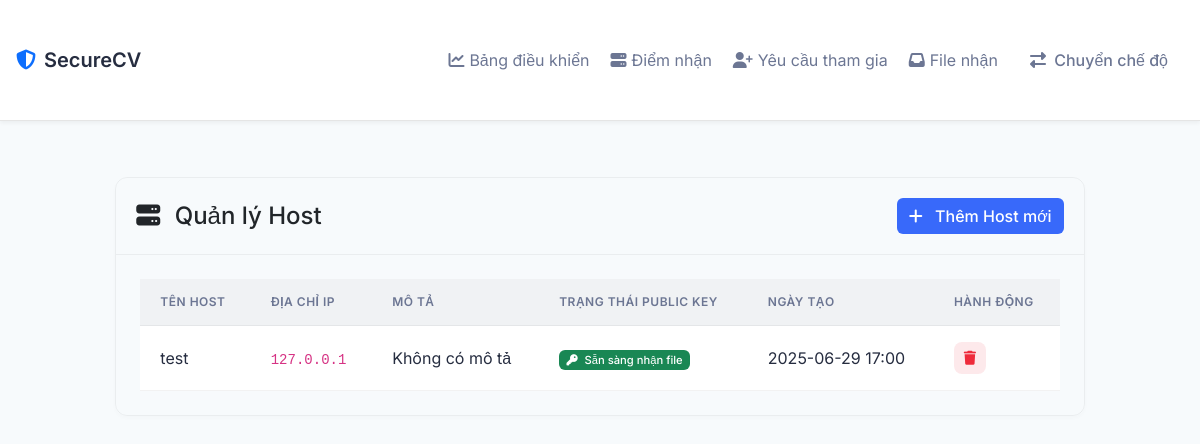
The page /receiver_hosts on the database its author committed.
### models.py (models this page shows, shortened)
class Host(db.Model):
    id = db.Column(db.Integer, primary_key=True)
    name = db.Column(db.String(100), nullable=False)
    ip_address = db.Column(db.String(45), nullable=False)
    description = db.Column(db.Text)
    has_keys = db.Column(db.Boolean, default=False, nullable=False)
    created_at = db.Column(db.DateTime, default=datetime.utcnow)
    created_by = db.Column(db.String(45))
    __table_args__ = (
        db.UniqueConstraint('name', 'ip_address', name='uix_host_name_ip'),
    )

### routes.py (the view)
@app.route('/receiver_hosts')
def receiver_hosts():
    client_ip = get_client_ip()
    hosts = Host.query.filter_by(ip_address=client_ip).all()
    return render_template('hosts.html', hosts=hosts, client_ip=client_ip)

### routes.py (called while the page is built)
def get_client_ip():
    ip = None
    if request.headers.get('X-Forwarded-For'):
        ip = request.headers.get('X-Forwarded-For').split(',')[0].strip()
    elif request.headers.get('X-Real-IP'):
        ip = request.headers.get('X-Real-IP')
    else:
        ip = request.remote_addr
    try:
        return ipaddress.ip_address(ip).exploded
    except ValueError:
        return None

### templates/hosts.html (shortened to what this page needs)
{% extends "base.html" %}
{% block content %}
<div class="row justify-content-center">
    <div class="col-lg-10">
        <div class="card mb-4">
            <div class="card-header d-flex justify-content-between align-items-center">
                <h4 class="mb-0">
                    <i class="fas fa-server me-2"></i>
                    Quản lý Host
                </h4>
                <button type="button" class="btn btn-primary" data-bs-toggle="modal" data-bs-target="#addHostModal">
                    <i class="fas fa-plus me-2"></i>
                    Thêm Host mới
                </button>
            </div>
            <div class="card-body">
                {% if hosts %}
                <div class="table-responsive">
                    <table class="table table-hover">
                        <thead>
                            <tr>
                                <th>Tên Host</th>
                                <th>Địa chỉ IP</th>
                                <th>Mô tả</th>
                                <th>Trạng thái Public Key</th>
                                <th>Ngày tạo</th>
                                <th>Hành động</th>
                            </tr>
                        </thead>
                        <tbody>
                            {% for host in hosts %}
                            <tr>
                                <td>{{ host.name }}</td>
                                <td><code>{{ host.ip_address }}</code></td>
                                <td>{{ host.description or 'Không có mô tả' }}</td>
                                <td>
                                    <span class="badge bg-success" data-bs-toggle="tooltip" title="Host này có thể nhận file được mã hóa">
                                        <i class="fas fa-key me-1"></i>
                                        Sẵn sàng nhận file
                                    </span>
                                </td>
                                <td>{{ host.created_at.strftime('%Y-%m-%d %H:%M') }}</td>
                                <td>
                                    <form action="{{ url_for('delete_host', host_id=host.id) }}" method="POST" class="d-inline">
                                        <button type="submit" class="btn btn-sm btn-danger" onclick="return confirm('Bạn có chắc muốn xóa host này?')">
                                            <i class="fas fa-trash"></i>
                                        </button>
                                    </form>
                                </td>
                            </tr>
                            {% endfor %}
                        </tbody>
                    </table>
                </div>
                {% else %}
                <div class="alert alert-info">
                    <i class="fas fa-info-circle me-2"></i>
                    Chưa có host nào được thêm. Nhấn "Thêm Host mới" để tạo mới.
                </div>
                {% endif %}
            </div>
        </div>
    </div>
</div>
{% endblock %}

### static/css/style.css (style rules this page uses)
:root { --primary-color: 210 100% 50%; --secondary-color: 220 13% 18%; --accent-color: 190 100% 50%; --success-color: 142 76% 36%; --warning-color: 45 100% 51%; --danger-color: 354 70% 54%; --info-color: 190 90% 50%; --background-color: 220 13% 13%; --surface-color: 220 13% 18%; --text-primary: 220 13% 91%; --text-secondary: 220 13% 71%; }
body { font-family: 'Segoe UI', Tahoma, Geneva, Verdana, sans-serif; background-color: var(--primary-color); color: var(--bs-dark); }
.card { box-shadow: 0 0.125rem 0.25rem rgba(0, 0, 0, 0.1); border: 1px solid var(--bs-border-color); border-radius: 0.5rem; overflow: hidden; }
.card-header { background-color: var(--secondary-color); border-bottom: 1px solid var(--bs-border-color); padding: 1rem; font-weight: bold; }
.card-body { padding: 1.5rem; }
.btn-primary { background-color: var(--accent-color); border-color: var(--accent-color); transition: background-color 0.3s ease; }
.table th { border-top: none; font-weight: 600; color: var(--bs-secondary-color); }
.badge { font-size: 0.7rem; font-weight: 500; }
.btn { font-weight: 500; transition: all 0.2s ease; }
:root { --primary-color: 225 95% 60%; --secondary-color: 220 15% 95%; --accent-color: 190 95% 45%; --success-color: 150 85% 40%; --warning-color: 45 95% 50%; --danger-color: 355 85% 55%; --info-color: 195 95% 50%; --background-color: 210 50% 98%; --surface-color: 0 0% 100%; --text-primary: 225 25% 20%; --text-secondary: 225 15% 50%; --card-border-radius: 12px; --button-border-radius: 8px; --input-border-radius: 6px; --shadow-sm: 0 2px 4px rgba(0,0,0,0.05); --shadow-md: 0 4px 6px rgba(0,0,0,0.07); --shadow-lg: 0 10px 15px rgba(0,0,0,0.1); --transition-base: all 0.3s ease; --header-height: 64px; }
body { background-color: hsla(var(--background-color) / 1); color: hsla(var(--text-primary) / 1); font-family: 'Inter', sans-serif; }
body { background-color: hsl(var(--background-color)); min-height: 100vh; }
.card { background: var(--surface-color); border-radius: var(--card-border-radius); border: 1px solid rgba(0,0,0,0.05); box-shadow: 0 2px 4px rgba(0,0,0,0.02); }
.card-header { background: transparent; border-bottom: 1px solid rgba(0,0,0,0.05); padding: 1.25rem; }
.table { --bs-table-hover-bg: rgba(0, 0, 0, 0.02); margin: 0; border-collapse: separate; border-spacing: 0; width: 100%; }
.table thead th { padding: 0.875rem 1.25rem; font-size: 0.75rem; font-weight: 600; text-transform: uppercase; letter-spacing: 0.5px; color: hsl(var(--text-secondary)); background-color: hsl(var(--secondary-color)); border-bottom: 1px solid rgba(0, 0, 0, 0.05); white-space: nowrap; }
.table tbody td { padding: 1rem 1.25rem; vertical-align: middle; border-bottom: 1px solid rgba(0, 0, 0, 0.05); color: hsl(var(--text-primary)); transition: background-color 0.15s ease-in-out; }
.table .btn { width: 32px; height: 32px; padding: 0; display: inline-flex; align-items: center; justify-content: center; font-size: 0.875rem; border-radius: 8px; transition: all 0.2s ease-in-out; }
.table .btn-danger { background: hsla(var(--danger-color) / 0.1); color: hsl(var(--danger-color)); border: none; }
.btn-primary { background-color: hsla(var(--primary-color) / 1); border: none; color: #fff; }
.table > :not(caption) > * > * { padding: 1rem 0.75rem; }
.table tbody tr { transition: all 0.2s ease-in-out; }

### rows shown on the page
Host: name "test", ip_address "127.0.0.1", description "Không có mô tả", created_at "2025-06-29 17:00"
